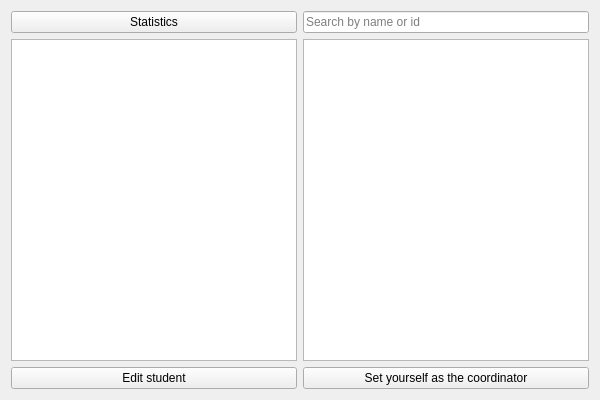
<?xml version="1.0" encoding="UTF-8"?>
<ui version="4.0">
 <class>MainWindowClass</class>
 <widget class="QMainWindow" name="MainWindowClass">
  <property name="geometry">
   <rect>
    <x>0</x>
    <y>0</y>
    <width>600</width>
    <height>400</height>
   </rect>
  </property>
  <property name="windowTitle">
   <string/>
  </property>
  <widget class="QWidget" name="centralWidget">
   <layout class="QGridLayout" name="gridLayout">
    <item row="0" column="1">
     <widget class="QLineEdit" name="editSearch">
      <property name="placeholderText">
       <string>Search by name or id</string>
      </property>
     </widget>
    </item>
    <item row="1" column="1">
     <widget class="QTableWidget" name="tableStudents"/>
    </item>
    <item row="2" column="0">
     <widget class="QPushButton" name="buttonEdit">
      <property name="text">
       <string>Edit student</string>
      </property>
     </widget>
    </item>
    <item row="2" column="1">
     <widget class="QPushButton" name="buttonSet">
      <property name="text">
       <string>Set yourself as the coordinator</string>
      </property>
     </widget>
    </item>
    <item row="1" column="0">
     <widget class="QTableWidget" name="tableTeacher"/>
    </item>
    <item row="0" column="0">
     <widget class="QPushButton" name="buttonStatistics">
      <property name="text">
       <string>Statistics</string>
      </property>
     </widget>
    </item>
   </layout>
  </widget>
 </widget>
 <layoutdefault spacing="6" margin="11"/>
 <resources>
  <include location="MainWindow.qrc"/>
 </resources>
 <connections/>
</ui>
